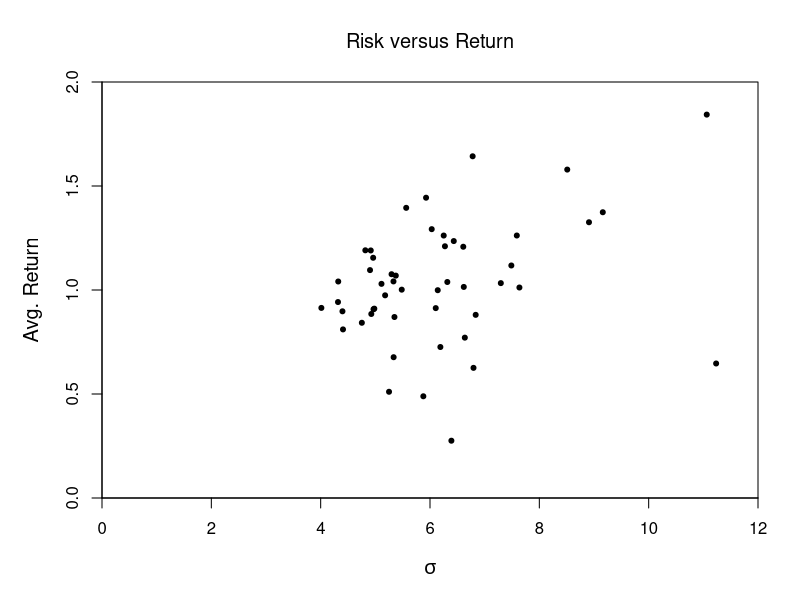
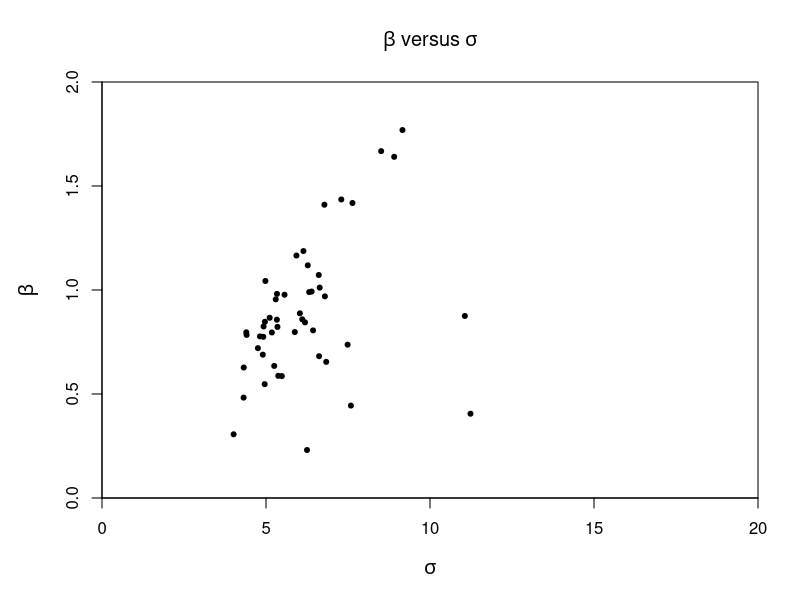
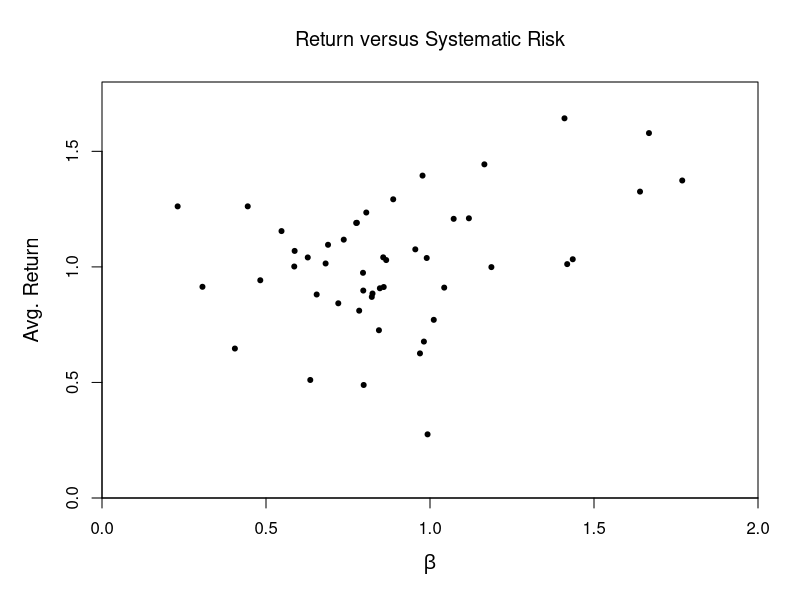

Recreate these plots in R, in order.
mydata <- read.csv("b.CSV", TRUE)
ff <- read.csv("c.CSV", TRUE)
mydata <- mydata[mydata$Date < 200701,]
mydata <- mydata[mydata$Date > 198912, ]
ff <- ff[ff$Date < 200701,]
ff <- ff[ff$Date > 198912,]
mydata$Date <- paste(paste(substr(mydata$Date, 1, 4), substr(mydata$Date, 5, 6),  sep = "-"))
mytime <- mydata$Date # backup for time series (xts)
rownames(mydata) <- mydata$Date
mydata$Date <- NULL
mydata[mydata == -99.99 | mydata == -999] <- NA
# || only evaluates FIRST element and returns one boolean value in a one-dimensional vector
# | evaluates everything and returns boolean values in a n-dimensional vector

mydata_mean <- colMeans(mydata, na.rm = TRUE)
mydata_sd <- apply(mydata, 2, sd, na.rm = TRUE)
# uses Bessel's correction
mydata_min <- apply(mydata, 2, min, na.rm = TRUE) 
mydata_max <- apply(mydata, 2, max, na.rm = TRUE)
#b: summary statistics
summ_stat <- data.frame(rbind(mean = mydata_mean, volty = mydata_sd, min = mydata_min, max = mydata_max ))
print(summ_stat)
#d: One Sample t-test, mu = 0,alpha is at 0.05 (conf.level=0.95)
apply(mydata, 2, t.test)
#f
par(mar=c(5.1,5.1,4.1,2.1), xaxs="i", yaxs="i", cex.lab=1.2, pch=20) # margins 4.1 to 4.5
plot(mydata_sd, mydata_mean, xlim=c(0,12), ylim=c(0,2),main=expression("Risk versus Return"), xlab=expression(sigma), ylab="Avg. Return")
#h: regression
betas <- c()
for(i in 1:49){
  single_beta <- lm((mydata[,i] - ff$RF) ~ ff$Mkt.RF)
  betas[i]<- coef(single_beta)["ff$Mkt.RF"]
}
#i
plot(mydata_sd,betas, xlim= c(0,20), ylim=c(0,2), main=expression(beta ~ "versus" ~ sigma), ylab = expression(beta), xlab = expression(sigma))
#j
plot(betas,mydata_mean, xlim=c(0,2),ylim=c(0,1.8),main=expression("Return versus Systematic Risk"), ylab="Avg. Return", xlab=expression(beta))
